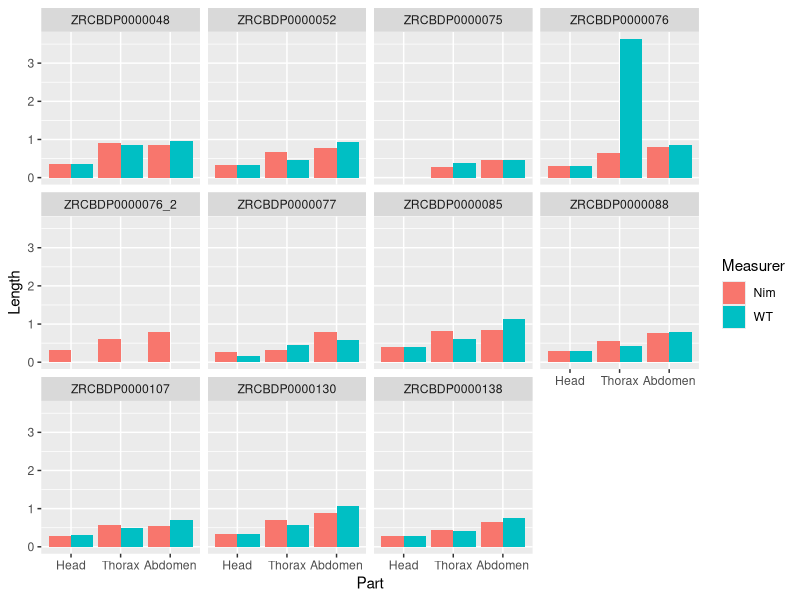
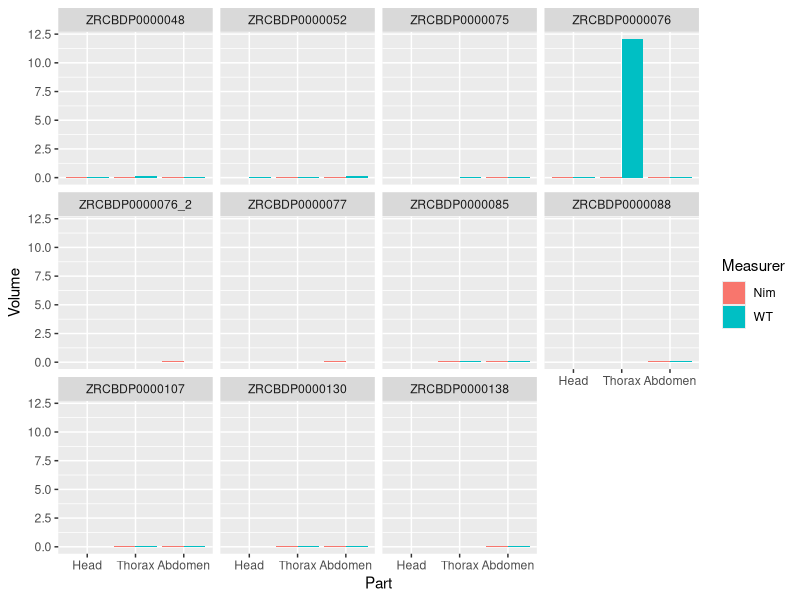
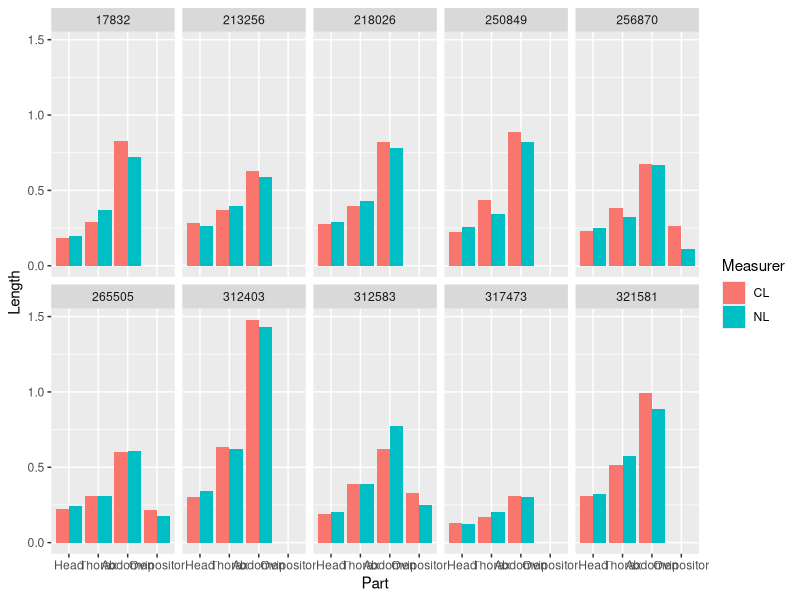
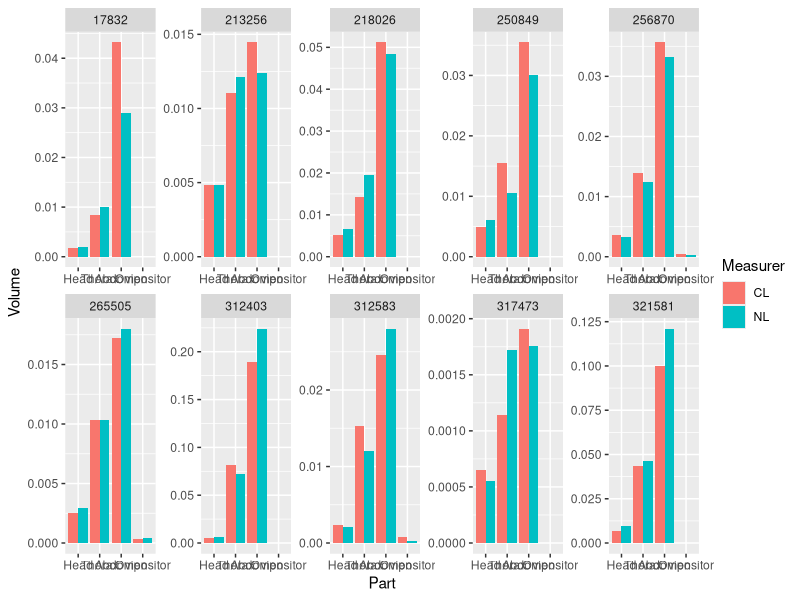
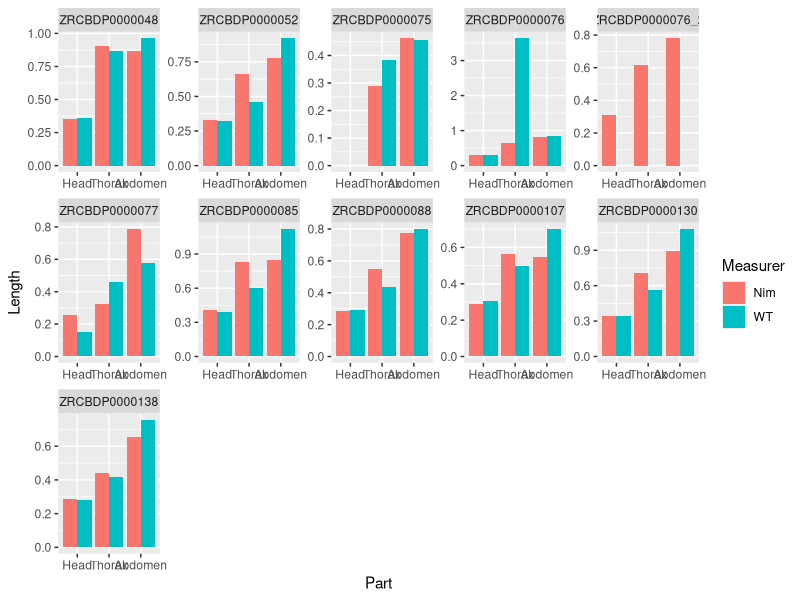
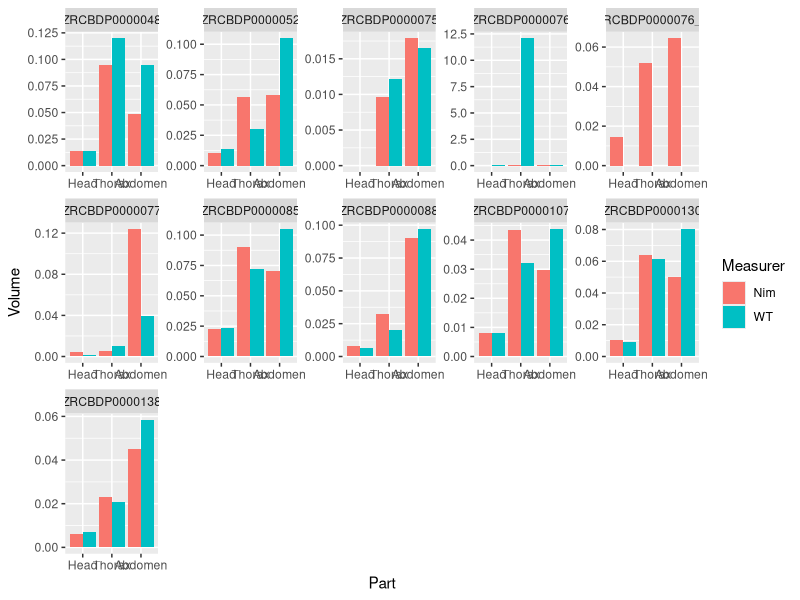
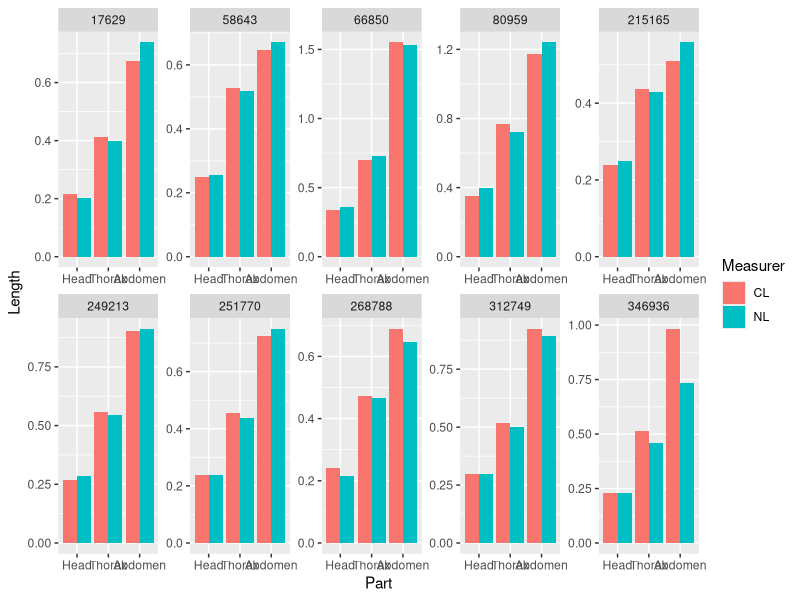
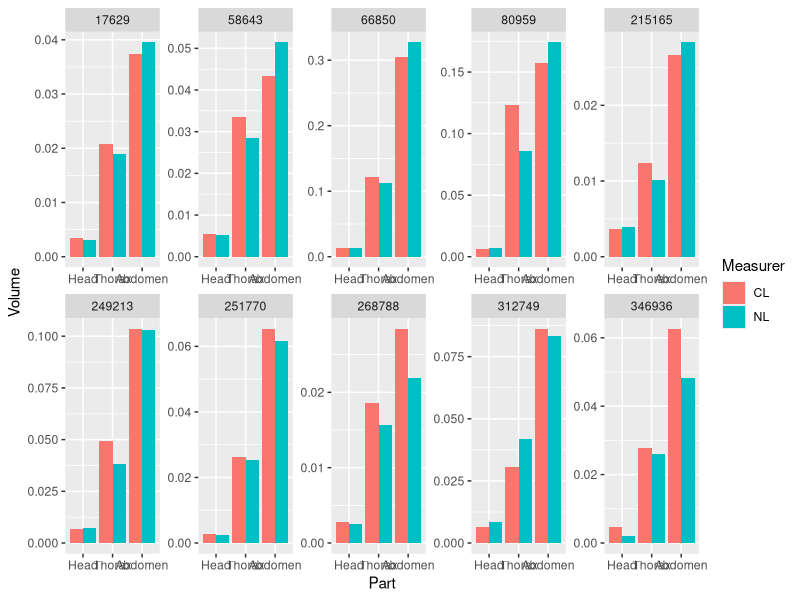

These figures' R source, in order:
getwd()

#Load libraries
library(ggplot2)
library(stringr)

#In the following sections, I want to see if there is difference in body part sizes (length/vol) between measurers.
#I will just be plotting some graphs for a quick visualisation.

################
#phorid comparison
data_phorid <- read.csv("phorid_data.csv")
part_order<-c("Head","Thorax","Abdomen")
p_len<-ggplot(data=data_phorid, aes(x=Part, y=Length, fill=Measurer)) +
  geom_bar(stat="identity",position="dodge")+
  facet_wrap(~ZRC)+
  theme_gray()+ scale_x_discrete(limits = part_order)
p_len

p_vol<-ggplot(data=data_phorid, aes(x=Part, y=Volume, fill=Measurer)) +
  geom_bar(stat="identity",position="dodge")+
  facet_wrap(~ZRC)+
  theme_gray()+ scale_x_discrete(limits = part_order)
p_vol

################
#cecid compairson
data_cecid <- read.csv("cecid_data.csv")

part_order_cecid<-c("Head","Thorax","Abdomen","Ovipositor")
p_len_cecid<-ggplot(data=data_cecid, aes(x=Part, y=Length, fill=Measurer)) +
  geom_bar(stat="identity",position="dodge")+
  facet_wrap(~ZRC, ncol = 5)+
  theme_gray()+ scale_x_discrete(limits = part_order_cecid)
p_len_cecid


p_vol_cecid<-ggplot(data=data_cecid, aes(x=Part, y=Volume, fill=Measurer)) +
  geom_bar(stat="identity",position="dodge")+
  facet_wrap(~ZRC, ncol = 5,scales = "free")+
  theme_gray()+ scale_x_discrete(limits = part_order_cecid)
p_vol_cecid

################
#chiro comprison
data_chiro <- read.csv("chiro_data.csv")
data_chiro <- data_chiro[c(1:5)]

part_order_chiro<-c("Head","Thorax","Abdomen")
p_len_chiro<-ggplot(data=data_chiro, aes(x=Part, y=Length, fill=Measurer)) +
  geom_bar(stat="identity",position="dodge")+
  facet_wrap(~ZRC, ncol = 5, scales="free")+
  theme_gray()+ scale_x_discrete(limits = part_order_chiro)
p_len_chiro


p_vol_chiro<-ggplot(data=data_chiro, aes(x=Part, y=Volume, fill=Measurer)) +
  geom_bar(stat="identity",position="dodge")+
  facet_wrap(~ZRC, ncol = 5,scales = "free")+
  theme_gray()+ scale_x_discrete(limits = part_order_chiro)
p_vol_chiro

data_chiro

################
#pyscho comprison
data_psycho <- read.csv("psycho_data.csv")

part_order_psycho<-c("Head","Thorax","Abdomen")
p_len_psycho<-ggplot(data=data_psycho, aes(x=Part, y=Length, fill=Measurer)) +
  geom_bar(stat="identity",position="dodge")+
  facet_wrap(~ZRC, ncol = 5, scales="free")+
  theme_gray()+ scale_x_discrete(limits = part_order_psycho)
p_len_psycho


p_vol_psycho<-ggplot(data=data_psycho, aes(x=Part, y=Volume, fill=Measurer)) +
  geom_bar(stat="identity",position="dodge")+
  facet_wrap(~ZRC, ncol = 5,scales = "free")+
  theme_gray()+ scale_x_discrete(limits = part_order_psycho)
p_vol_psycho

###############
#wasp comprison
data_wasp <- read.csv("wasp_data.csv")

part_order_wasp<-c("Head","Thorax","Abdomen","Ovipositor")
p_len_wasp<-ggplot(data=data_wasp, aes(x=Part, y=Length, fill=Measurer)) +
  geom_bar(stat="identity",position="dodge")+
  facet_wrap(~ZRC, ncol = 5, scales="free")+
  theme_gray()+ scale_x_discrete(limits = part_order_wasp)
p_len_wasp


p_vol_wasp<-ggplot(data=data_wasp, aes(x=Part, y=Volume, fill=Measurer)) +
  geom_bar(stat="identity",position="dodge")+
  facet_wrap(~ZRC, ncol = 5,scales = "free")+
  theme_gray()+ scale_x_discrete(limits = part_order_wasp)
p_vol_wasp


################
#All together

#Add taxa to the DFs
data_phorid$taxa<-rep("phorid",nrow(data_phorid))
data_cecid$taxa<-rep("cecid",nrow(data_cecid))
data_chiro$taxa<-rep("chiro",nrow(data_chiro))
data_psycho$taxa<-rep("psycho",nrow(data_psycho))

#Row bind the DFs to analyse them together.
combined_df<-rbind(data_cecid,data_phorid,data_chiro, data_psycho)

#simple, nonsense regression?
m1<-lm(Volume~Length, data=combined_df)
summary(m1)

m2<-lm(Volume~Length+taxa, data=combined_df)
summary(m2)

aov1<-aov(Volume~taxa+ Measurer, data=combined_df)
summary(aov1)
aovplot<-ggplot(data=combined_df, aes(x=Measurer, y = Volume, fill= Measurer))+
  geom_boxplot()
aovplot
#One big outlier. Try to remove it

#remove outlier
plot(aov1) #104 is clearly the outlier
combined_df2<-combined_df[-104,]
combined_df2<-combined_df2[!combined_df$Part=="Full",] #cuts off summed length/vol
aovplot2<-ggplot(data=combined_df2, aes(x=Measurer, y = Volume, fill= Measurer))+
  geom_boxplot()+
  facet_wrap(~taxa+Part, scales="free")
aovplot2   #cuts off some parts haha

#Ok, add some random models guys.
m3<-lm(Volume~Length, data=combined_df2)
summary(m3)
